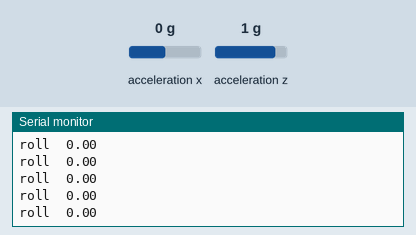
Bench run of a sketch on a simulated Arduino Uno, built with avr-gcc and run on an emulated ATmega328P. Parts: the last lines printed to the serial monitor. The inputs (shaded band) are chosen by the test bench; at power-on: acceleration x 0 g, acceleration z 1 g. Storage starts empty.

Above: at 1.2 s.
1.3 s: acceleration x set to -1.4 g
At 1.9 s:
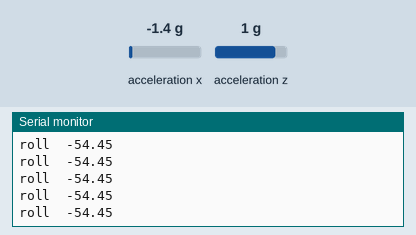
4.3 s: acceleration x set to 0 g
At 5.0 s:
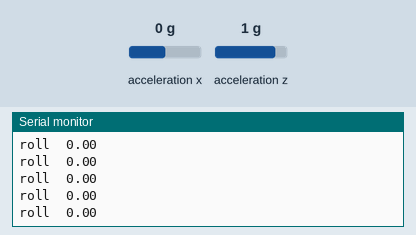
7.3 s: acceleration z set to -1.4 g
At 8.1 s:
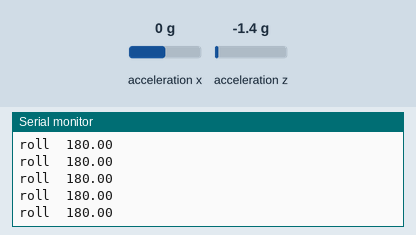
Timing chart, 0 to 10.3 s (numbered marks = the images above; inputs shaded):
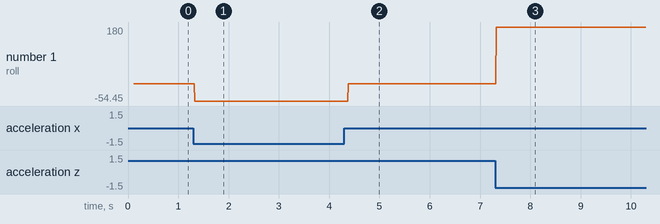

Measured:
- after the input at 1.3 s, the serial monitor: prints a new line at once (image 1)
- after the input at 7.3 s, the serial monitor: prints a new line at once (image 3)
- plotted number 1: 0 → -54.45 after the input at 1.3 s, 0 → 180 after the input at 7.3 s

The sketch:

kaori_subscale_accel_SD.ino
```cpp
/*////////////////ACCELEROMETER/////////////////////////////////////////////////////////////////////////////
  This sketch uses the SparkFun_MMA8452Q library to initialize
  the accelerometer and stream raw x, y, z, acceleration
  values from it.

  Hardware hookup:
  Arduino --------------- MMA8452Q Breakout
    3.3V  ---------------     3.3V
    GND   ---------------     GND
  SDA (A4) --\/330 Ohm\/--    SDA
  SCL (A5) --\/330 Ohm\/--    SCL

  The MMA8452Q is a 3.3V max sensor, so you'll need to do some
  level-shifting between the Arduino and the breakout. Series
  resistors on the SDA and SCL lines should do the trick.
*///////////////////////////////////////////////////////////////////////////////////////////////////////////
//////////////////SD CARD//////////////////////////////////////////////////////////////////////////////////
// 5V power
// MISO - 12
// MOSI - 11
// SCK - 13
// CS- 10

///////////////////////////////////////////////////////////////////////////////////////////////////////////
#include <Wire.h>                 // Must include Wire library for I2C for accelerometer
#include "SparkFun_MMA8452Q.h"    // Click here to get the library: http://librarymanager/All#SparkFun_MMA8452Q
# include <math.h>

#include <SPI.h>                  // for SD card reader
#include <SD.h>

float roll=0; //global variable that stores the value of roll

MMA8452Q accel;                   // create instance of the MMA8452 class for accelerometer
File myFile;                      // for SD card reader

////////////SETUP////////////////////////////////////////////////////////////////////////////////
void setup() {
  Serial.begin(9600);
  Serial.println("MMA8452Q Raw Data Reading Code!");
  Wire.begin();

  if (accel.begin() == false) {
    Serial.println("Not Connected. Please check connections and read the hookup guide.");
    while (1);
  }

  while (!Serial) { ; // wait for serial port to connect. Needed for native USB port only
  }
  Serial.print("Initializing SD card...");
       if (!SD.begin(10)) {
       Serial.println("initialization failed!");
       while (1);
       }
  Serial.println("initialization done.");

  myFile = SD.open("test.txt", FILE_WRITE);                     // open the file. note that only one file can be open at a time, so you have to close this one before opening another.
  // if the file opened okay, write to it:
        if (myFile) {
        Serial.print("Writing to test.txt...");
        myFile.println("New section");
        myFile.println("The SD reader has been turned on");
        myFile.println("testing 1, 2, 3.");
        myFile.close();                                        // close the file:
        Serial.println("done.");
        }
        else {                                                // if the file didn't open, print an error
        Serial.println("error opening test.txt");
        }
}

///////////////MAIN LOOP//////////////////////////////////////////////////////////////////////////
void loop() {
  if (accel.available()) {      // Wait for new data from accelerometer
    // Raw of acceleration of x, y, and z directions
   /* xacc=accel.getX()*1000/256;
    yacc=accel.getY()*1000/256;
    zacc=accel.getZ()*1000/256;  */
    roll=atan2(accel.getX(),accel.getZ())*180/3.141592654;
    //Serial.println(roll);

    myFile = SD.open("test.txt", FILE_WRITE);
        if (myFile) {
          myFile.print("roll");
          myFile.print("\t");
          myFile.println(roll);
          myFile.close();                                        // close the file

          Serial.print("roll");
          Serial.print("\t");
          Serial.println(roll);
          }

  }
}
```
